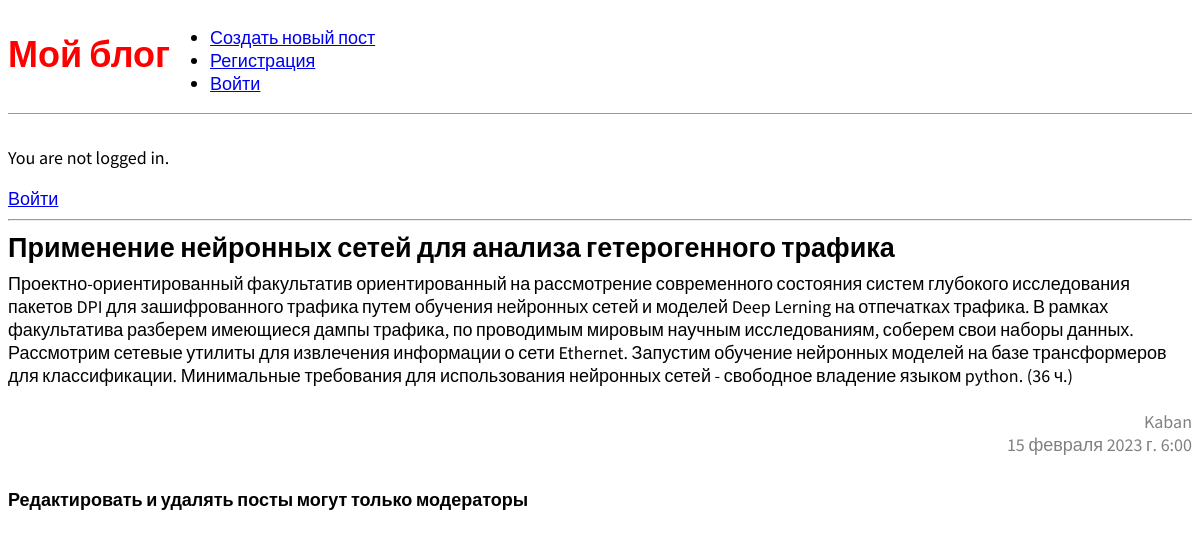
The app's page /post/4/ with its own data.
### blog/models.py (models this page shows, shortened)
class Post(models.Model):
    title = models.CharField(max_length=200)  # Строковое поле, для строк малого и большого размера.
    author = models.ForeignKey(
        'auth.User',
        on_delete=models.CASCADE,  # Если удалиться пользователь, то и его статьи удаляться(каскадное отношение)
    )
    body = models.TextField()  # Большое текстовое поле
    time_create = models.DateTimeField(default=datetime.datetime.now())

### blog/views.py (the view)
# urls.py: path("post/<int:pk>/", BlogDetailView.as_view(), name='post_detail'),
class BlogDetailView(DetailView):
    model = Post
    template_name = 'post_detail.html'

### templates/post_detail.html
{% extends 'base.html' %}
{% block content %}
  <div class="post-entry">
    <h2>{{ object.title }}</h2>
    <p>{{ object.body }}</p>
    <br>
    <p class="date">{{ object.author }}</p>
    <p class="date">{{ object.time_create }}</p>
  </div>
  {% if user.id == 1 %}
  <a href='{% url 'post_edit' post.pk %}'>Редактировать</a>
  <a style="color: red;" href="{% url 'post_delete' post.pk %}">Удалить</a>
  <p>{{ user.group.name }}</p>
  {% else %}
  <b>Редактировать и удалять посты могут только модераторы</b>
  {% endif %}
{% endblock content %}

### static/css/base.css (style rules this page uses)
body { font-family: 'Source Sans Pro', sans-serif; font-size: 18px; }
.post-entry { margin-bottom: 2rem; }
.post-entry h2 { margin: 0.5rem 0; }
.post-entry p { margin: 0; font-weight: 400; }
.date { color: grey; text-align: right; }

### records on screen
Post: title "Применение нейронных сетей для анализа гетерогенного трафика", body "Проектно-ориентированный факультатив ориентированный на рассмотрение современного состояния систем глубокого исследования пакетов DPI для зашифрованного трафика путем обучения нейронных сетей и моделей Deep Lerning на отпечатках трафика. В рамках факультатива разберем имеющиеся дампы трафика, по проводимым мировым научным исследованиям, соберем свои наборы данных. Рассмотрим сетевые утилиты для извлечения информации о сети Ethernet. Запустим обучение нейронных моделей на базе трансформеров для классификации. Минимальные требования для использования нейронных сетей - свободное владение языком python. (36 ч.)", author "Kaban", time_create "15 февраля 2023 г. 6:00"
